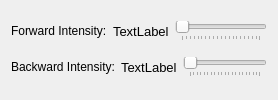
               <widget class="QWidget" name="tab_3">
                <attribute name="title">
                 <string>PUSH_MODE</string>
                </attribute>
                <layout class="QVBoxLayout" name="verticalLayout_9">
                 <item>
                  <layout class="QHBoxLayout" name="horizontalLayout_17">
                   <property name="spacing">
                    <number>6</number>
                   </property>
                   <item>
                    <widget class="QLabel" name="label_13">
                     <property name="text">
                      <string>Forward Intensity:</string>
                     </property>
                    </widget>
                   </item>
                   <item alignment="Qt::AlignRight">
                    <widget class="QLabel" name="label_52">
                     <property name="font">
                      <font>
                       <family>MS Shell Dlg 2</family>
                       <pointsize>10</pointsize>
                       <weight>50</weight>
                       <italic>false</italic>
                       <bold>false</bold>
                      </font>
                     </property>
                     <property name="text">
                      <string>TextLabel</string>
                     </property>
                    </widget>
                   </item>
                   <item>
                    <widget class="QSlider" name="PUSH_MODEForwardSlider">
                     <property name="maximumSize">
                      <size>
                       <width>400</width>
                       <height>16777215</height>
                      </size>
                     </property>
                     <property name="minimum">
                      <number>1</number>
                     </property>
                     <property name="maximum">
                      <number>100</number>
                     </property>
                     <property name="orientation">
                      <enum>Qt::Horizontal</enum>
                     </property>
                     <property name="tickPosition">
                      <enum>QSlider::TicksBelow</enum>
                     </property>
                     <property name="tickInterval">
                      <number>5</number>
                     </property>
                    </widget>
                   </item>
                  </layout>
                 </item>
                 <item>
                  <layout class="QHBoxLayout" name="horizontalLayout_18">
                   <item>
                    <widget class="QLabel" name="label_14">
                     <property name="text">
                      <string>Backward Intensity:</string>
                     </property>
                    </widget>
                   </item>
                   <item alignment="Qt::AlignRight">
                    <widget class="QLabel" name="label_53">
                     <property name="font">
                      <font>
                       <family>MS Shell Dlg 2</family>
                       <pointsize>10</pointsize>
                       <weight>50</weight>
                       <italic>false</italic>
                       <bold>false</bold>
                      </font>
                     </property>
                     <property name="text">
                      <string>TextLabel</string>
                     </property>
                    </widget>
                   </item>
                   <item>
                    <widget class="QSlider" name="PUSH_MODEBackwardSlider">
                     <property name="maximumSize">
                      <size>
                       <width>400</width>
                       <height>16777215</height>
                      </size>
                     </property>
                     <property name="minimum">
                      <number>1</number>
                     </property>
                     <property name="maximum">
                      <number>100</number>
                     </property>
                     <property name="orientation">
                      <enum>Qt::Horizontal</enum>
                     </property>
                     <property name="tickPosition">
                      <enum>QSlider::TicksBelow</enum>
                     </property>
                     <property name="tickInterval">
                      <number>5</number>
                     </property>
                    </widget>
                   </item>
                  </layout>
                 </item>
                </layout>
               </widget>
